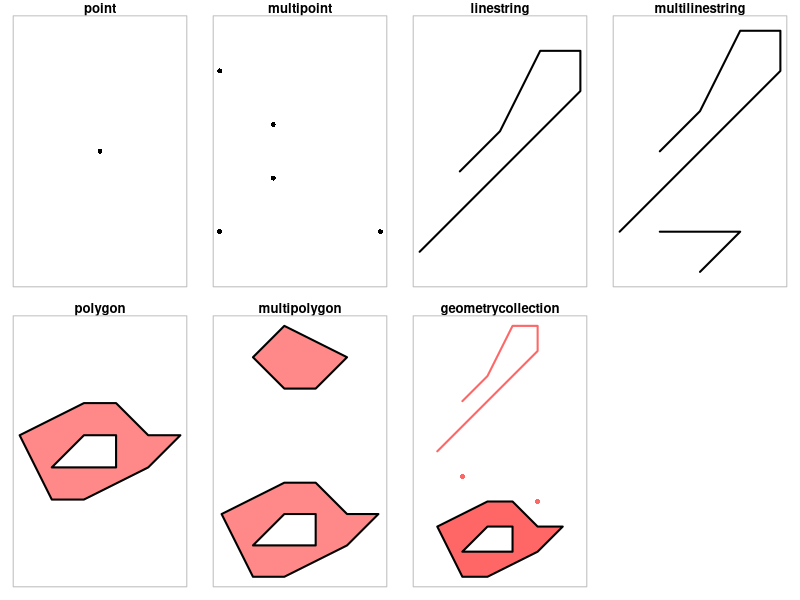
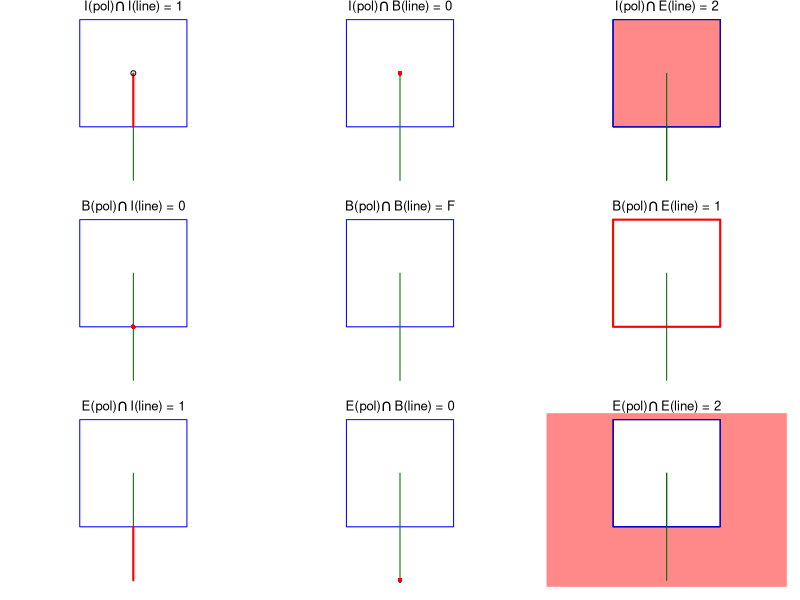
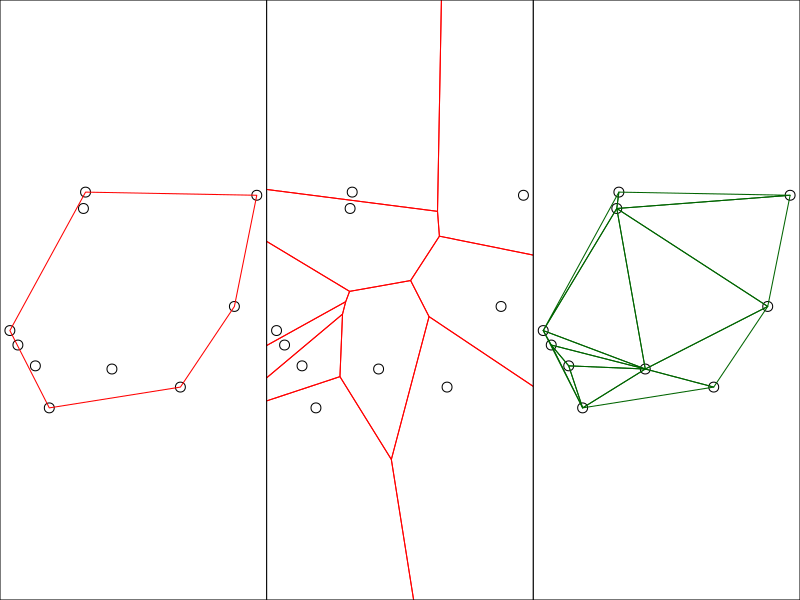
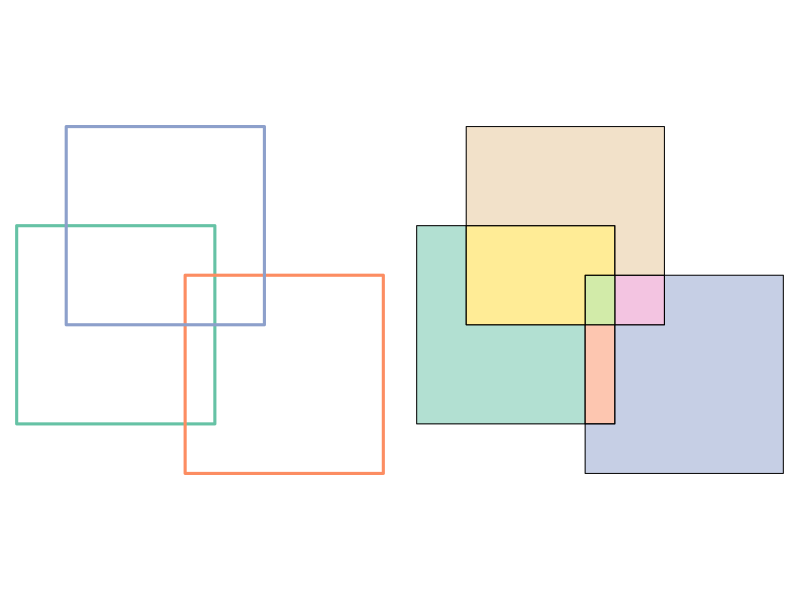
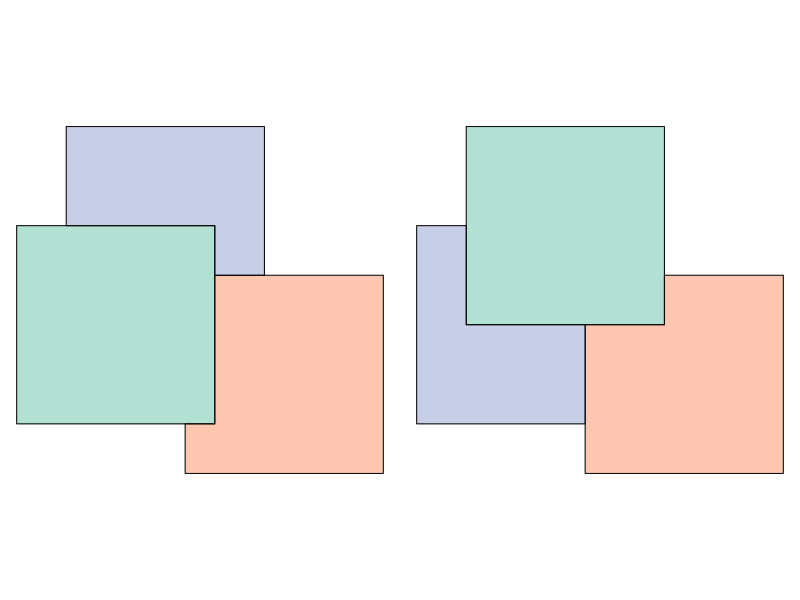
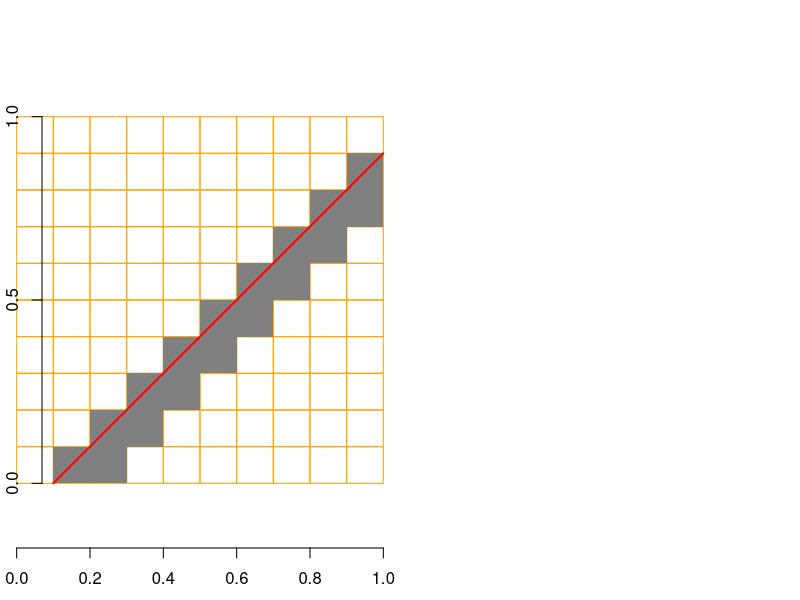

Here is the R script that generated these plots, in order:
## ---- chunk 1
#| code-fold: true
library(sf)
par(mfrow = c(2,4))
par(mar = c(1,1,1.2,1))

# 1
p <- st_point(0:1)
plot(p, pch = 16)
title("point")
box(col = 'grey')

# 2
mp <- st_multipoint(rbind(c(1,1), c(2, 2), c(4, 1), c(2, 3), c(1,4)))
plot(mp, pch = 16)
title("multipoint")
box(col = 'grey')

# 3
ls <- st_linestring(rbind(c(1,1), c(5,5), c(5, 6), c(4, 6), c(3, 4), c(2, 3)))
plot(ls, lwd = 2)
title("linestring")
box(col = 'grey')

# 4
mls <- st_multilinestring(list(
  rbind(c(1,1), c(5,5), c(5, 6), c(4, 6), c(3, 4), c(2, 3)),
  rbind(c(3,0), c(4,1), c(2,1))))
plot(mls, lwd = 2)
title("multilinestring")
box(col = 'grey')

# 5 polygon
po <- st_polygon(list(rbind(c(2,1), c(3,1), c(5,2), c(6,3), c(5,3), c(4,4), c(3,4), c(1,3), c(2,1)),
	rbind(c(2,2), c(3,3), c(4,3), c(4,2), c(2,2))))
plot(po, border = 'black', col = '#ff8888', lwd = 2)
title("polygon")
box(col = 'grey')

# 6 multipolygon
mpo <- st_multipolygon(list(
	list(rbind(c(2,1), c(3,1), c(5,2), c(6,3), c(5,3), c(4,4), c(3,4), c(1,3), c(2,1)),
		rbind(c(2,2), c(3,3), c(4,3), c(4,2), c(2,2))),
	list(rbind(c(3,7), c(4,7), c(5,8), c(3,9), c(2,8), c(3,7)))))
plot(mpo, border = 'black', col = '#ff8888', lwd = 2)
title("multipolygon")
box(col = 'grey')

# 7 geometrycollection
gc <- st_geometrycollection(list(po, ls + c(0,5), st_point(c(2,5)), st_point(c(5,4))))
plot(gc, border = 'black', col = '#ff6666', pch = 16, lwd = 2)
title("geometrycollection")
box(col = 'grey')
## ---- chunk 2
#| code-fold: true
(ls <- st_linestring(rbind(c(0,0), c(1,1), c(2,2), c(0,2), c(1,1), c(2,0))))
c(is_simple = st_is_simple(ls))
## ---- chunk 3
#| code-fold: true
st_point(c(1,3,2))
st_point(c(1,3,2), dim = "XYM")
st_linestring(rbind(c(3,1,2,4), c(4,4,2,2)))
## ---- chunk 4
#| code-fold: true
(e <- st_intersection(st_point(c(0,0)), st_point(c(1,1))))
## ---- chunk 5
#| code-fold: true
st_point()
st_linestring(matrix(1,1,3)[0,], dim = "XYM")
## ---- chunk 6
#| code-fold: true
library(sf)
polygon <- po <- st_polygon(list(rbind(c(0,0), c(1,0), c(1,1), c(0,1), c(0,0))))
p0 <- st_polygon(list(rbind(c(-1,-1), c(2,-1), c(2,2), c(-1,2), c(-1,-1))))
line <- li <- st_linestring(rbind(c(.5, -.5), c(.5, 0.5)))
s <- st_sfc(po, li)

par(mfrow = c(3,3))
par(mar = c(1,1,1,1))

# "1020F1102"
# 1: 1
plot(s, col = c(NA, 'darkgreen'), border = 'blue', main = expression(paste("I(pol)",intersect(),"I(line) = 1")))
lines(rbind(c(.5,0), c(.5,.495)), col = 'red', lwd = 2)
points(0.5, 0.5, pch = 1)

# 2: 0
plot(s, col = c(NA, 'darkgreen'), border = 'blue', main = expression(paste("I(pol)",intersect(),"B(line) = 0")))
points(0.5, 0.5, col = 'red', pch = 16)

# 3: 2
plot(s, col = c(NA, 'darkgreen'), border = 'blue', main = expression(paste("I(pol)",intersect(),"E(line) = 2")))
plot(po, col = '#ff8888', add = TRUE)
plot(s, col = c(NA, 'darkgreen'), border = 'blue', add = TRUE)

# 4: 0
plot(s, col = c(NA, 'darkgreen'), border = 'blue', main = expression(paste("B(pol)",intersect(),"I(line) = 0")))
points(.5, 0, col = 'red', pch = 16)

# 5: F
plot(s, col = c(NA, 'darkgreen'), border = 'blue', main = expression(paste("B(pol)",intersect(),"B(line) = F")))

# 6: 1
plot(s, col = c(NA, 'darkgreen'), border = 'blue', main = expression(paste("B(pol)",intersect(),"E(line) = 1")))
plot(po, border = 'red', col = NA, add = TRUE, lwd = 2)

# 7: 1
plot(s, col = c(NA, 'darkgreen'), border = 'blue', main = expression(paste("E(pol)",intersect(),"I(line) = 1")))
lines(rbind(c(.5, -.5), c(.5, 0)), col = 'red', lwd = 2)

# 8: 0
plot(s, col = c(NA, 'darkgreen'), border = 'blue', main = expression(paste("E(pol)",intersect(),"B(line) = 0")))
points(.5, -.5, col = 'red', pch = 16)

# 9: 2
plot(s, col = c(NA, 'darkgreen'), border = 'blue', main = expression(paste("E(pol)",intersect(),"E(line) = 2")))
plot(p0 / po, col = '#ff8888', add = TRUE)
plot(s, col = c(NA, 'darkgreen'), border = 'blue', add = TRUE)
## ---- chunk 7
#| code-fold: true
st_relate(polygon, line)
## ---- chunk 8
#| code-fold: true
par(mar = rep(0,4), mfrow = c(1, 3))
set.seed(133331)
mp <- st_multipoint(matrix(runif(20), 10))
plot(mp, cex = 2)
plot(st_convex_hull(mp), add = TRUE, col = NA, border = 'red')
box()
plot(mp, cex = 2)
plot(st_voronoi(mp), add = TRUE, col = NA, border = 'red')
box()
plot(mp, cex = 2)
plot(st_triangulate(mp), add = TRUE, col = NA, border = 'darkgreen')
box()
## ---- chunk 9
#| code-fold: true
par(mar = rep(.1, 4), mfrow = c(1, 2))
sq <- function(pt, sz = 1) st_polygon(list(rbind(c(pt - sz), 
  c(pt[1] + sz, pt[2] - sz), c(pt + sz), c(pt[1] - sz, pt[2] + sz), c(pt - sz))))
x <- st_sf(box = 1:3, st_sfc(sq(c(0,0)), sq(c(1.7, -0.5)), sq(c(0.5, 1))))
plot(st_geometry(x), col = NA, border = sf.colors(3, categorical = TRUE), lwd = 3)
plot(st_intersection(st_geometry(x)), col = sf.colors(7, categorical=TRUE, alpha = .5))
## ---- chunk 10
#| code-fold: true
par(mar = rep(.1, 4), mfrow = c(1, 2)) 
xg <- st_geometry(x)
plot(st_difference(xg), col = sf.colors(3, alpha = .5, categorical=TRUE))
plot(st_difference(xg[3:1]), col = sf.colors(3, alpha = .5, categorical=TRUE))
## ---- chunk 11
#| code-fold: true
library(stars)
ls <- st_sf(a = 2, st_sfc(st_linestring(rbind(c(0.1, 0), c(1, .9)))))
grd <- st_as_stars(st_bbox(ls), nx = 10, ny = 10, xlim = c(0, 1.0), ylim = c(0, 1),
   values = -1)
r <- st_rasterize(ls, grd, options = "ALL_TOUCHED=TRUE")
r[r == -1] <- NA
plot(st_geometry(st_as_sf(grd)), border = 'orange', col = NA, 
	 reset = FALSE, key.pos = NULL)
plot(r, axes = TRUE, add = TRUE, breaks = "equal", main = NA) # ALL_TOUCHED=FALSE;
plot(ls, add = TRUE, col = "red", lwd = 2)
